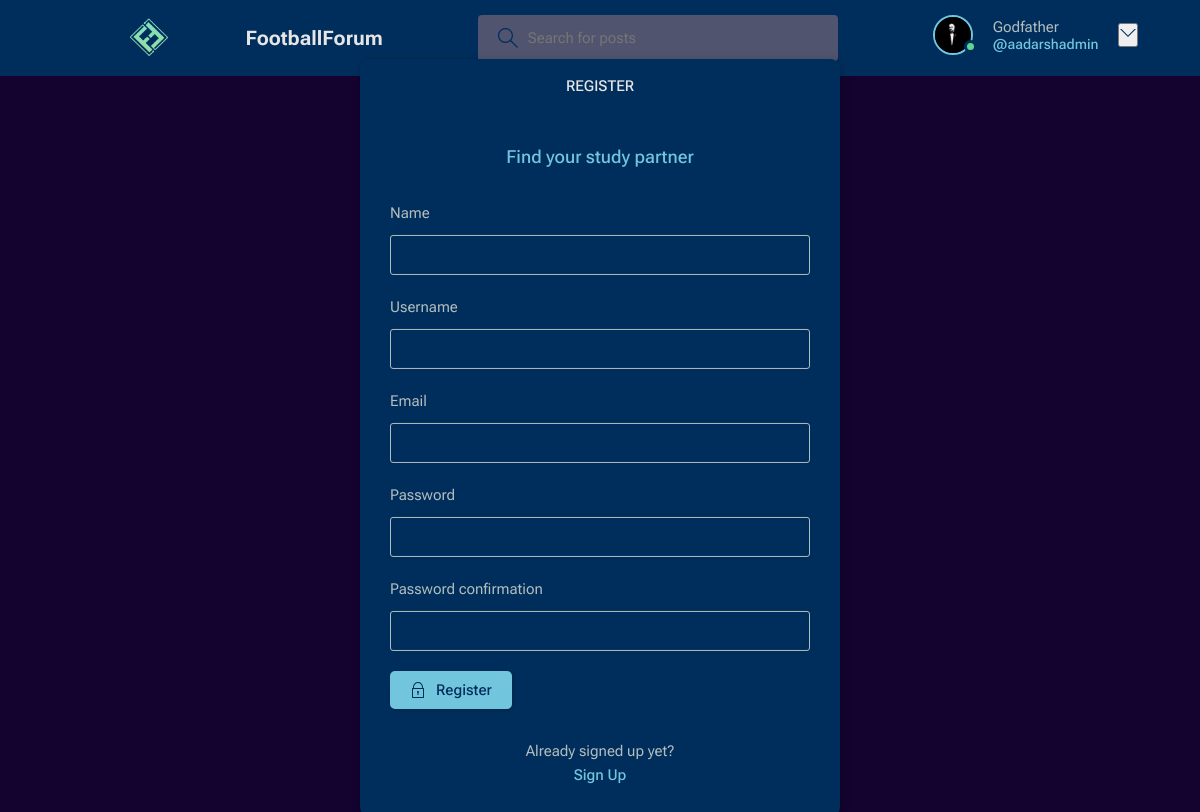
Page /register (signed in) on the committed database.
### app/models.py (models this page shows)
class User(AbstractUser):
    name=models.CharField(max_length=200,null=True)
    email=models.EmailField(unique=True,null=True)
    bio=models.TextField(null=True)
    avatar=models.ImageField(null=True,default="avatar.svg")

### app/views.py (the view, shortened to what this page needs)
# urls.py: path('register',views.registerPage,name='register'),
def registerPage(request):
    page='register'
    form=MyUserCreationForm()
    return render(request,'app/login_registration.html',{'form':form})

### app/forms.py
class MyUserCreationForm(UserCreationForm):
    class Meta:
        model=User
        fields=['name','username','email','password1','password2']

### app/templates/app/login_registration.html (shortened to what this page needs)
{% extends 'app/main.html' %}
{% block content %}
<main class="auth layout">
  {% if page == 'login' %}
  <div class="container">
    <div class="layout__box">
      <div class="layout__boxHeader">
        <div class="layout__boxTitle">
          <h3>Login</h3>
        </div>
      </div>
      <div class="layout__body">
        <h2 class="auth__tagline">Lets Talk Football</h2>
        <form class="form" action="" method="POST">
          {% csrf_token %}
          <div class="form__group form__group">
            <label for="room_name">Name</label>
            <input id="username" name="name" type="text" placeholder="Name">
          </div>
          <div class=" form__group">
            <label for="password">Password</label>
            <input id="password" name="password" type="password"
              placeholder="&bull;&bull;&bull;&bull;&bull;&bull;&bull;&bull;" />
          </div>
          <button class="btn btn--main" type="submit">
            <svg version="1.1" xmlns="http://www.w3.org/2000/svg" width="32" height="32" viewBox="0 0 32 32">
              <title>lock</title>
              <path
                d="M27 12h-1v-2c0-5.514-4.486-10-10-10s-10 4.486-10 10v2h-1c-0.553 0-1 0.447-1 1v18c0 0.553 0.447 1 1 1h22c0.553 0 1-0.447 1-1v-18c0-0.553-0.447-1-1-1zM8 10c0-4.411 3.589-8 8-8s8 3.589 8 8v2h-16v-2zM26 30h-20v-16h20v16z">
              </path>
              <path
                d="M15 21.694v4.306h2v-4.306c0.587-0.348 1-0.961 1-1.694 0-1.105-0.895-2-2-2s-2 0.895-2 2c0 0.732 0.413 1.345 1 1.694z">
              </path>
            </svg>
            Login
          </button>
        </form>
        <div class="auth__action">
          <p>Haven't signed up yet?</p>
          <a href="{% url 'register' %}" class="btn btn--link">Sign Up</a>
        </div>
      </div>
    </div>
  </div>
  {% else %}
  <div class="container">
    <div class="layout__box">
      <div class="layout__boxHeader">
        <div class="layout__boxTitle">
          <h3>Register</h3>
        </div>
      </div>
      <div class="layout__body">
        <h2 class="auth__tagline">Find your study partner</h2>
        <form class="form" action="" method="POST">
          {% for field in form %}
          <div class="form__group form__group">
            <label for="room_name">{{field.label}}</label>
            {{field}}
          </div>
          {% endfor %}
          <button class="btn btn--main" type="submit">
            Register
          </button>
        </form>
        <div class="auth__action">
          <p>Already signed up yet?</p>
          <a href="{% url 'login' %}" class="btn btn--link">Sign Up</a>
        </div>
      </div>
    </div>
  </div>
  {% endif %}
</main>
{% endblock content %}

### app/templates/app/navbar.html (shortened to what this page needs)
{% load static %}
<header class="header header--loggedIn">
    <div class="container">
        <a href="{% url 'home' %}" class="header__logo">
            <img src="{% static 'images/Logo.png' %}"/>
            <h1>FootballForum</h1>
        </a>
        <form class="header__search" method="GET" action="{% url 'home' %}">
            <label>
                <input name="q" placeholder="Search for posts" />
            </label>
        </form>
        <nav class="header__menu">
            {% if request.user.is_authenticated %}
            <div class="header__user">
                    <div class="avatar avatar--medium active">
                        <img src="{{request.user.avatar.url}}" />
                    </div>
                    <p>{{request.user.name}} <a href="{% url 'profile' request.user.id %}"><span>@{{request.user.username}}</span></a></p>
                <button class="dropdown-button">
                    <svg version="1.1" xmlns="http://www.w3.org/2000/svg" width="32" height="32" viewBox="0 0 32 32">
                        <title>Down</title>
                        <path d="M16 21l-13-13h-3l16 16 16-16h-3l-13 13z"></path>
                    </svg>
                </button>
            </div>
            {% else %}
            <a href="{% url 'login' %}">
                <img src="{% static 'images/avatar.svg' %}" />
                <p style="color: white;">Login</p>
            </a>
            {% endif %}
        </nav>
    </div>
</header>

### rows in the picture
User: user.avatar (picture), user.name "Godfather", user.username "aadarshadmin"

### other values in the picture
{{ field.label }} "Name" "Username" "Email" "Password" "Password confirmation"
